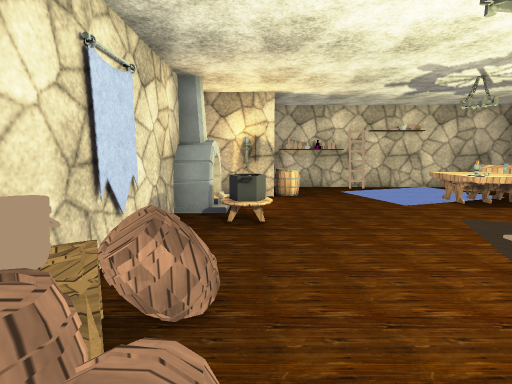
view 1 (above)

16 first-person views from a walk through a 3-D level made in the Unity game engine. The camera is 1.5 m above the floor, tilts 8° down and sees 85° across. The floor is counted in squares, 1 m on a side. Each view is taken from the middle of a square. On the plan, view 1 faces up. The plan holds only what a view shows up to about 14 squares ahead; the rest is blank. Some surface patterns are stand-ins.

view 2
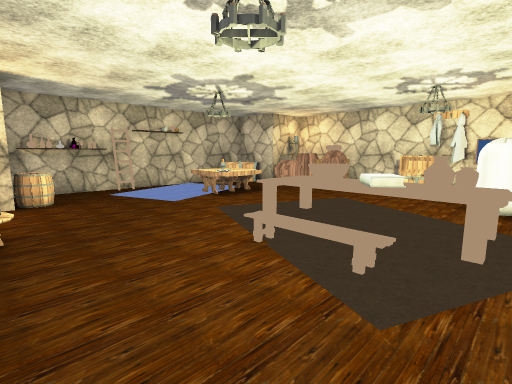

view 3
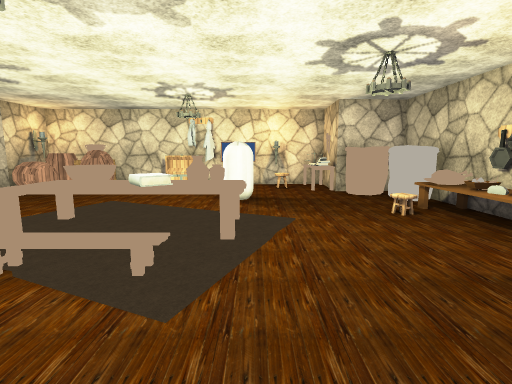

view 4
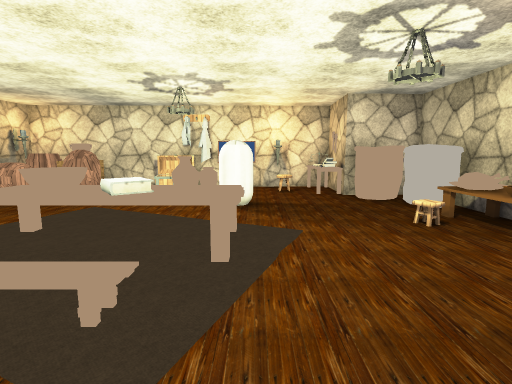

view 5
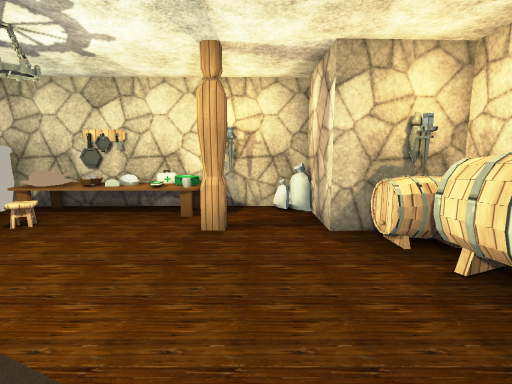

view 6
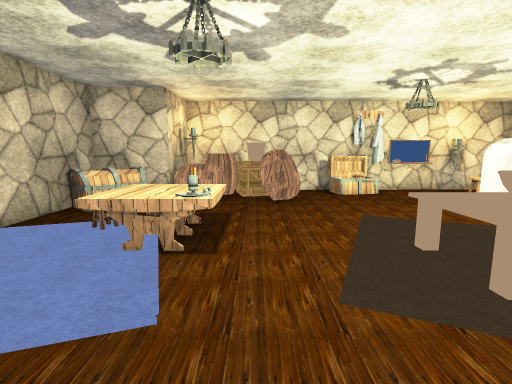

view 7
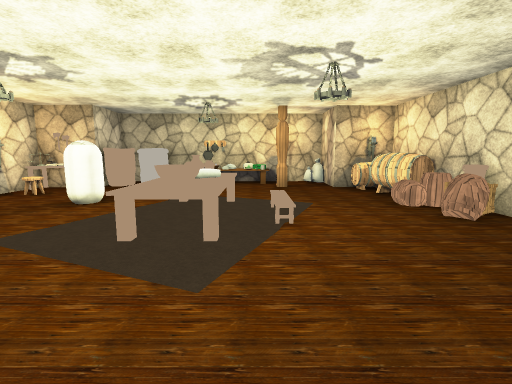

view 8
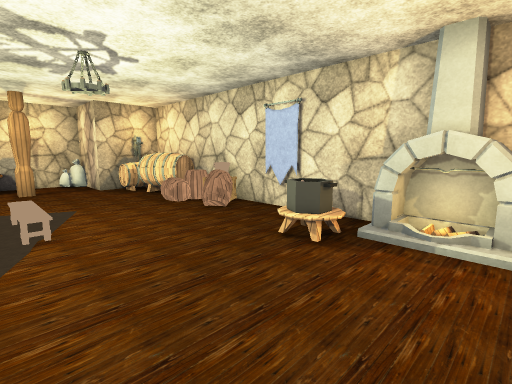

view 9
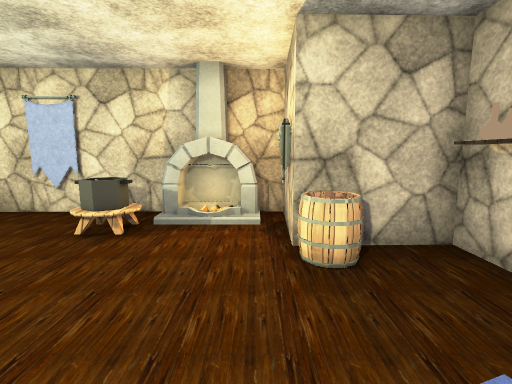

view 10
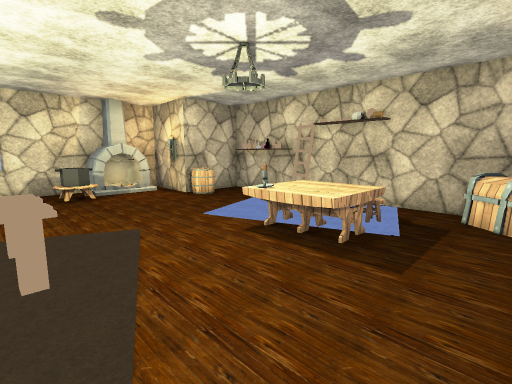

view 11
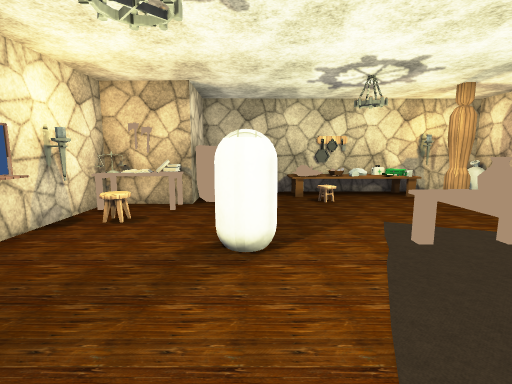

view 12
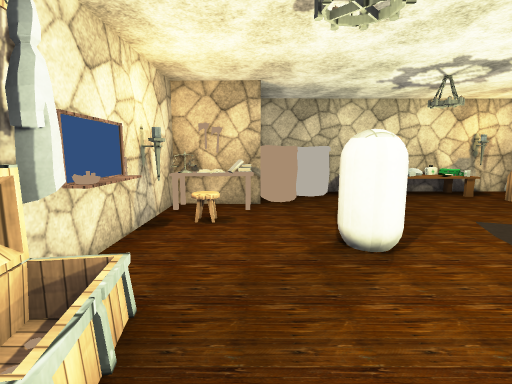

view 13
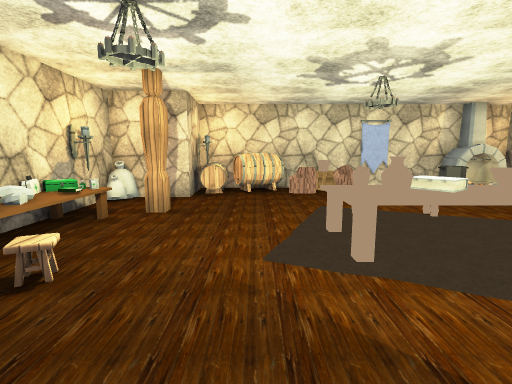

view 14
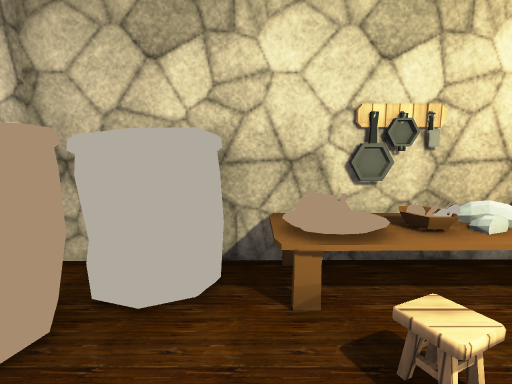

view 15
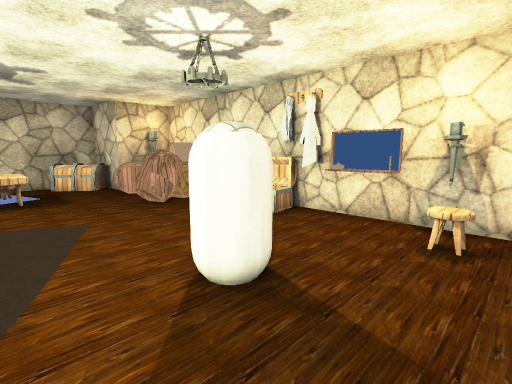

view 16
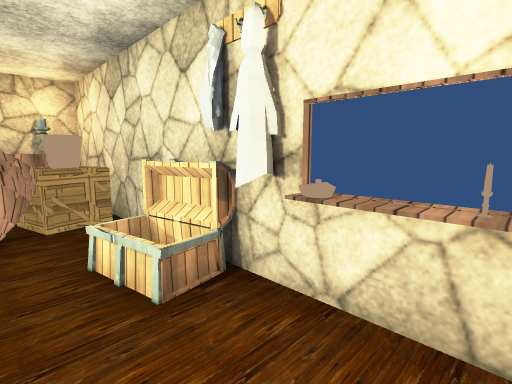

### Floor plan
Points are (right, up) in squares from view 1. A wall is a line through its corners. A room is listed if a view was taken in it or the views show most of it. See-through windows are left out.
Room 1 (views 1, 2, 3, 4, 5, 6, 7, 8, 9, 10, 11, 12, 13, 14, 15, 16)
walls: (13.3, 4.4) (13.3, 5.6); (2.6, -3.8) (2.6, -3.3) (3.1, -3.3) (3.1, -3.9); (-2, 1.6) (-2, -3.3); (0.6, -3.3) (0.6, -5.8) (5.7, -5.8); (10.9, -4.2) (10.9, -3.1) (11.5, -3.1); (7.3, -5.8) (9, -5.8); (4.6, 11.9) (3.9, 11.9); (13.3, 8.4) (13.3, 9.7) (11, 9.8) (10.9, 12.1) (3.4, 12.2); (-2.1, 7.5) (-2, 2.4); (13.4, -3.3) (13.4, -0.4); (0.6, 12.3) (0.6, 9.6) (-2.1, 9.7) (-2.1, 8.5)
objects: box (-2, 2) to (-1, 2); barrel (-1, -3) to (0, -2); barrel (-1, -1) to (0, -1); barrel (-1, 0) to (0, 1); barrel (-1, 1); barrel (-1, 3); fireplace (-1, 7) to (-1, 9); bag (1, -5); barrel (1, 10); other object (1, 12); other object (2, 12); table (3, -5); other object (3, 12); other object (4, -5); other object (5, -5); other object (5, 0) to (6, 1); books (5, 2) to (6, 2); other object (5, 3) to (6, 4); other object (6, -6); other object (6, -5); other object (6, -4); table (6, 8) to (8, 9); other object (7, -6); table (7, -5); bag (8, -5) to (10, -5); capsule (9, 0) to (10, 1); chest (9, 11) to (10, 11); bag (10, -4) to (10, -3); barrel (10, 6) to (12, 7); other object (11, -3) to (13, -2); barrel (11, 8) to (12, 9); other object (12, -3); other object (12, -1); chest (12, 3) to (12, 4); other object (12, 7) to (13, 7); barrel (12, 8); other object (13, 0); other object (13, 1); other object (13, 2); other object (13, 3); other object (13, 4); box (13, 6); box (13, 8)

Where each view was taken, in squares from view 1:
view 1: 0 up, 0 right, facing up
view 2: 0 up, 0 right, facing up-right
view 3: 0 up, 0 right, facing right
view 4: 0 up, 1 right, facing right
view 5: 2 up, 2 right, facing down
view 6: 7 up, 2 right, facing right
view 7: 9 up, 4 right, facing down
view 8: 9 up, 4 right, facing down-left
view 9: 9 up, 5 right, facing left
view 10: 4 up, 10 right, facing up-left
view 11: 5 up, 9 right, facing down
view 12: 5 up, 11 right, facing down
view 13: 1 down, 10 right, facing left
view 14: 2 down, 8 right, facing down
view 15: 2 down, 7 right, facing up-right
view 16: 0 up, 11 right, facing up-right
